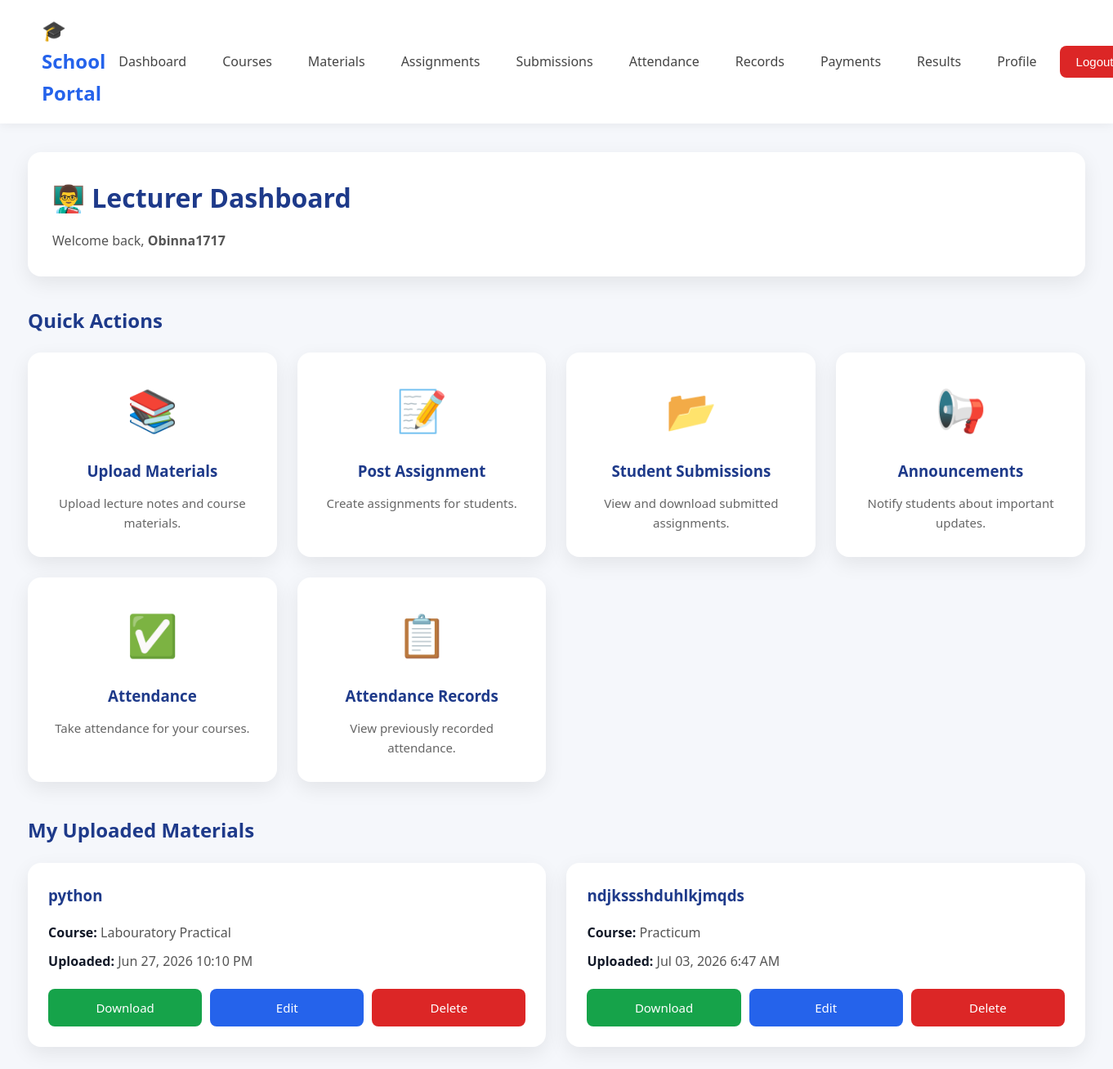
Page /accounts/lecturer-dashboard/ (signed in) on the committed database.
### accounts/models.py (models this page shows, shortened)
class User(AbstractUser):
    ROLE_CHOICES = (
        ("student", "Student"),
        ("lecturer", "Lecturer"),
    )
    role = models.CharField(max_length=20, choices=ROLE_CHOICES, default="student")

### courses/models.py (models this page shows, shortened)
class CourseMaterial(models.Model):
    course = models.ForeignKey(Course, on_delete=models.CASCADE, related_name='materials')
    uploaded_by = models.ForeignKey(Lecturer, on_delete=models.CASCADE)
    title = models.CharField(max_length=200)
    file = models.FileField(upload_to='materials/', blank=True, null=True)
    uploaded_at = models.DateTimeField(auto_now_add=True)

class Course(models.Model):
    course_code = models.CharField(max_length=20, unique=True)
    course_title = models.CharField(max_length=200)
    units = models.PositiveIntegerField()
    semester = models.CharField(max_length=15)
    department = models.ForeignKey(Department,on_delete=models.CASCADE)
    lecturer = models.ForeignKey(Lecturer, on_delete=models.CASCADE, related_name='courses')

### accounts/views.py (the view)
# urls.py: path('lecturer-dashboard/', lecturer_dashboard, name='lecturer_dashboard'),
@login_required
@user_passes_test(is_lecturer)
def lecturer_dashboard(request):
    materials = CourseMaterial.objects.all()
    return render(
        request,
        'dashboard/lecturer_dashboard.html',
        {
            'materials': materials
        }
    )
    return render(request, 'dashboard/lecturer_dashboard.html')

### accounts/permissions.py (called while the page is built)
def is_lecturer(user):
    return user.role == 'lecturer'

### dashboard/templates/dashboard/lecturer_dashboard.html (shortened to what this page needs)
{% extends "dashboard_base.html" %}
{% block content %}
<div class="page-header">
    <h1>👨‍🏫 Lecturer Dashboard</h1>
    <p>
        Welcome back,
        <strong>{{ request.user.username }}</strong>
    </p>
</div>
<h2 class="section-title">
    Quick Actions
</h2>
<div class="card-grid">
    <a href="{% url 'upload_material' %}" class="dashboard-card">
        <div class="card-icon">📚</div>
        <h3>Upload Materials</h3>
        <p>
            Upload lecture notes and course materials.
        </p>
    </a>
    <a href="{% url 'post_assignment' %}" class="dashboard-card">
        <div class="card-icon">📝</div>
        <h3>Post Assignment</h3>
        <p>
            Create assignments for students.
        </p>
    </a>
    <a href="{% url 'view_submissions' %}" class="dashboard-card">
        <div class="card-icon">📂</div>
        <h3>Student Submissions</h3>
        <p>
            View and download submitted assignments.
        </p>
    </a>
    <a href="{% url 'post_announcement' %}" class="dashboard-card">
        <div class="card-icon">📢</div>
        <h3>Announcements</h3>
        <p>
            Notify students about important updates.
        </p>
    </a>
    <a href="{% url 'select_attendance_course' %}" class="dashboard-card">
        <div class="card-icon">✅</div>
        <h3>Attendance</h3>
        <p>
            Take attendance for your courses.
        </p>
    </a>
    <a href="{% url 'attendance_records' %}" class="dashboard-card">
        <div class="card-icon">📋</div>
        <h3>Attendance Records</h3>
        <p>
            View previously recorded attendance.
        </p>
    </a>
</div>
<h2 class="section-title">
    My Uploaded Materials
</h2>
{% if materials %}
<div class="material-grid">
    {% for item in materials %}
    <div class="material-card">
        <h3>{{ item.title }}</h3>
        <p>
            <strong>Course:</strong>
            {{ item.course.course_title }}
        </p>
        <p>
            <strong>Uploaded:</strong>
            {{ item.uploaded_at|date:"M d, Y g:i A" }}
        </p>
        <div class="button-group">
            <a
                href="{{ item.file.url }}"
                class="btn btn-success"
                download>
                Download
            </a>
            <a
                href="{% url 'edit_material' item.pk %}"
                class="btn btn-primary">
                Edit
            </a>
            <a
                href="{% url 'delete_material' item.pk %}"
                class="btn btn-danger">
                Delete
            </a>
        </div>
    </div>
    {% endfor %}
</div>
{% endif %}
{% endblock %}

### static/css/style.css (style rules this page uses)
* { margin:0; padding:0; box-sizing:border-box; }
html { scroll-behavior:smooth; }
body { font-family:Segoe UI,Tahoma,Geneva,Verdana,sans-serif; background:#f5f7fb; color:#333; line-height:1.6; }
:root { --primary:#2563eb; --primary-dark:#1d4ed8; --success:#16a34a; --success-dark:#15803d; --danger:#dc2626; --danger-dark:#b91c1c; --warning:#f59e0b; --gray:#6b7280; --light:#ffffff; --background:#f5f7fb; --border:#e5e7eb; --shadow:0 8px 25px rgba(0,0,0,.08); --radius:12px; }
a { text-decoration:none; }
h1 { color:#1e3a8a; margin-bottom:15px; }
h2 { color:#1e3a8a; margin-bottom:20px; }
h3 { color:#1e3a8a; margin-bottom:10px; }
p { color:#555; }
button, .btn { display:inline-block; padding:11px 20px; border:none; border-radius:8px; cursor:pointer; font-size:15px; transition:.3s; color:white; background:var(--primary); }
.btn-success { background:var(--success); }
.btn-danger { background:var(--danger); }
.page-header { background:white; padding:30px; border-radius:16px; margin-bottom:35px; box-shadow:var(--shadow); }
.page-header p { margin-top:10px; }
.section-title { margin:35px 0 20px; }
.card-grid { display:grid; grid-template-columns:repeat(auto-fit,minmax(260px,1fr)); gap:25px; margin-bottom:40px; }
.material-grid { display:grid; grid-template-columns:repeat(auto-fit,minmax(320px,1fr)); gap:25px; }
.dashboard-card { background:#fff; border-radius:16px; padding:30px; box-shadow:var(--shadow); transition:.3s; text-align:center; color:#333; display:block; }
.card-icon { font-size:50px; margin-bottom:20px; }
.dashboard-card h3 { margin-bottom:12px; color:#1e3a8a; }
.dashboard-card p { color:#666; font-size:15px; }
.material-card { background:#fff; padding:25px; border-radius:16px; box-shadow:var(--shadow); transition:.3s; }
.material-card h3 { margin-bottom:18px; }
.material-card p { margin-bottom:10px; }
.material-card strong { color:#111827; }
.button-group { display:flex; gap:10px; flex-wrap:wrap; margin-top:20px; }
.button-group .btn { flex:1; min-width:100px; text-align:center; }
.btn-primary { background:var(--primary); }
* { transition:all 0.2s ease-in-out; }

### rows in the picture
User: user.username "Obinna1717"
CourseMaterial: title "python", course.course_title "Labouratory Practical", uploaded_at "Jun 27, 2026 10:10 PM"
CourseMaterial: title "ndjkssshduhlkjmqds", course.course_title "Practicum", uploaded_at "Jul 03, 2026 6:47 AM"
